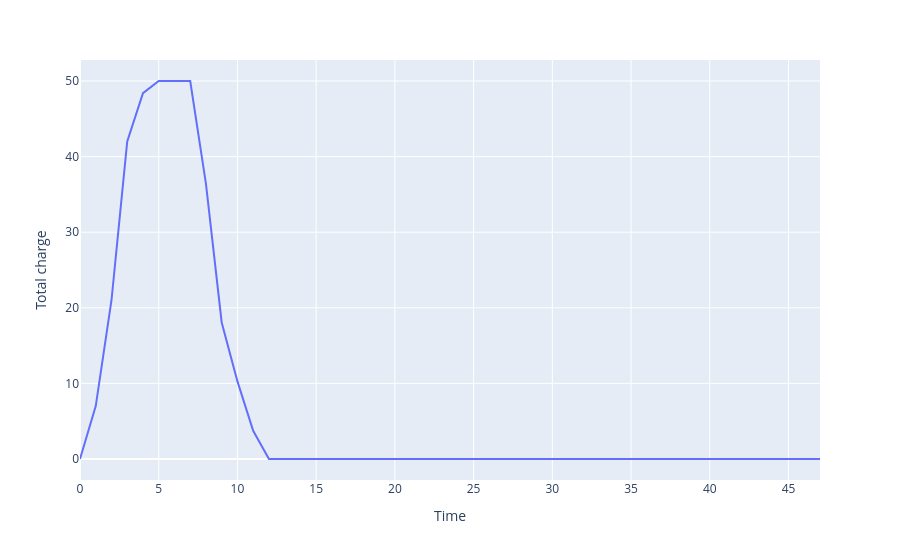
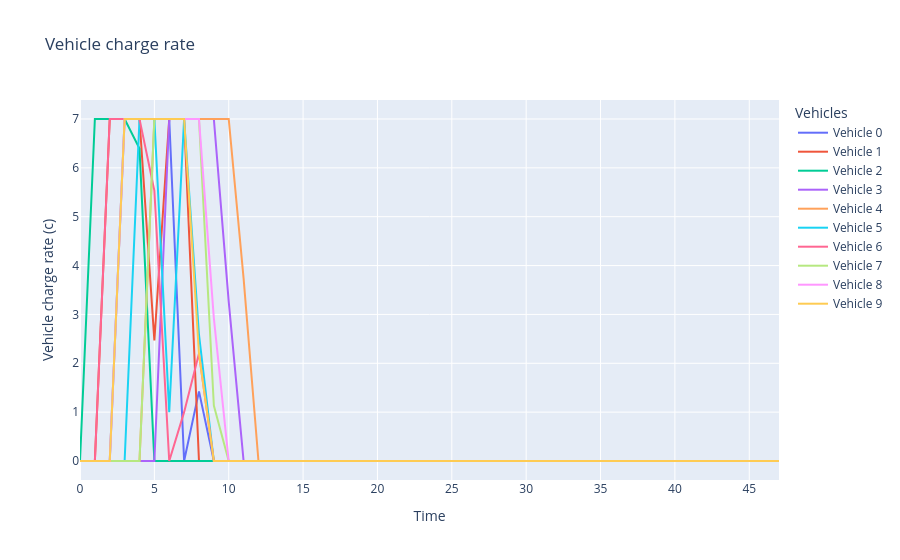

Here is the notebook cell these charts were saved with, in order:
### Code cell
print(vehicle_output[11,:])

charge_output = c.value
total_charge_output = np.sum(charge_output,axis=1)

# Convert the matrix into a Pandas DataFrame
# Each column represents a vehicle, each row is a time step
df2 = pd.DataFrame(
    charge_output, 
    columns=[f"Vehicle {i}" for i in range(I)]
)

df2["Time"] = np.arange(T)
df2["Total charge"] = total_charge_output

fig_totc = px.line(df2, x="Time", y="Total charge")
fig_totc.show()

fig_c = px.line(
    df2, 
    x="Time", 
    y=[f"Vehicle {i}" for i in range(I)], # Selects all vehicle columns to plot
    labels={"value": "Vehicle charge rate (c)", "variable": "Vehicles"},
    title="Vehicle charge rate"
)

# Display the interactive chart
fig_c.show()
print("T arrive:", t_arrive)

### Figure 1 — Plotly figure (JSON) as saved in the notebook; plotly's stock layout.template omitted (floating-point values rounded to 4 significant figures)
{"data": [{"hovertemplate": "Time=%{x}<br>Total charge=%{y}<extra></extra>", "legendgroup": "", "line": {"color": "#636efa", "dash": "solid"}, "marker": {"symbol": "circle"}, "mode": "lines", "name": "", "orientation": "v", "showlegend": false, "type": "scatter", "x": [0, 1, 2, 3, 4, 5, 6, 7, 8, 9, 10, 11, 12, 13, 14, 15, 16, 17, 18, 19, 20, 21, 22, 23, 24, 25, 26, 27, 28, 29, 30, 31, 32, 33, 34, 35, 36, 37, 38, 39, 40, 41, 42, 43, 44, 45, 46, 47], "xaxis": "x", "y": [0.0, 7.0, 21.0, 42.0, 48.39, 50.0, 50.0, 50.0, 36.4, 18.06, 10.26, 3.74, 0.0, 0.0, 0.0, 0.0, 0.0, 0.0, 0.0, 0.0, 0.0, 0.0, 0.0, 0.0, 0.0, 0.0, 0.0, 0.0, 0.0, 0.0, 0.0, 0.0, 0.0, 0.0, 0.0, 0.0, 0.0, 0.0, 0.0, 0.0, 0.0, 0.0, 0.0, 0.0, 0.0, 0.0, 0.0, 0.0], "yaxis": "y"}], "layout": {"legend": {"tracegroupgap": 0}, "margin": {"t": 60}, "xaxis": {"anchor": "y", "domain": [0, 1], "title": {"text": "Time"}}, "yaxis": {"anchor": "x", "domain": [0, 1], "title": {"text": "Total charge"}}}}

### Figure 2 — Plotly figure (JSON) as saved in the notebook; plotly's stock layout.template omitted (floating-point values rounded to 4 significant figures)
{"data": [{"hovertemplate": "Vehicles=Vehicle 0<br>Time=%{x}<br>Vehicle charge rate (c)=%{y}<extra></extra>", "legendgroup": "Vehicle 0", "line": {"color": "#636efa", "dash": "solid"}, "marker": {"symbol": "circle"}, "mode": "lines", "name": "Vehicle 0", "orientation": "v", "showlegend": true, "type": "scatter", "x": [0, 1, 2, 3, 4, 5, 6, 7, 8, 9, 10, 11, 12, 13, 14, 15, 16, 17, 18, 19, 20, 21, 22, 23, 24, 25, 26, 27, 28, 29, 30, 31, 32, 33, 34, 35, 36, 37, 38, 39, 40, 41, 42, 43, 44, 45, 46, 47], "xaxis": "x", "y": [-0.0, -0.0, -0.0, 7.0, 7.0, 7.0, 7.0, -0.0, 1.425, -0.0, -0.0, -0.0, -0.0, -0.0, -0.0, -0.0, -0.0, -0.0, -0.0, -0.0, -0.0, -0.0, -0.0, -0.0, -0.0, -0.0, -0.0, -0.0, -0.0, -0.0, -0.0, -0.0, -0.0, -0.0, -0.0, -0.0, -0.0, -0.0, -0.0, -0.0, -0.0, -0.0, -0.0, -0.0, -0.0, -0.0, -0.0, -0.0], "yaxis": "y"}, {"hovertemplate": "Vehicles=Vehicle 1<br>Time=%{x}<br>Vehicle charge rate (c)=%{y}<extra></extra>", "legendgroup": "Vehicle 1", "line": {"color": "#EF553B", "dash": "solid"}, "marker": {"symbol": "circle"}, "mode": "lines", "name": "Vehicle 1", "orientation": "v", "showlegend": true, "type": "scatter", "x": [0, 1, 2, 3, 4, 5, 6, 7, 8, 9, 10, 11, 12, 13, 14, 15, 16, 17, 18, 19, 20, 21, 22, 23, 24, 25, 26, 27, 28, 29, 30, 31, 32, 33, 34, 35, 36, 37, 38, 39, 40, 41, 42, 43, 44, 45, 46, 47], "xaxis": "x", "y": [-0.0, -0.0, 7.0, 7.0, 7.0, 2.467, 7.0, 7.0, -0.0, -0.0, -0.0, -0.0, -0.0, -0.0, -0.0, -0.0, -0.0, -0.0, -0.0, -0.0, -0.0, -0.0, -0.0, -0.0, -0.0, -0.0, -0.0, -0.0, -0.0, -0.0, -0.0, -0.0, -0.0, -0.0, -0.0, -0.0, -0.0, -0.0, -0.0, -0.0, -0.0, -0.0, -0.0, -0.0, -0.0, -0.0, -0.0, -0.0], "yaxis": "y"}, {"hovertemplate": "Vehicles=Vehicle 2<br>Time=%{x}<br>Vehicle charge rate (c)=%{y}<extra></extra>", "legendgroup": "Vehicle 2", "line": {"color": "#00cc96", "dash": "solid"}, "marker": {"symbol": "circle"}, "mode": "lines", "name": "Vehicle 2", "orientation": "v", "showlegend": true, "type": "scatter", "x": [0, 1, 2, 3, 4, 5, 6, 7, 8, 9, 10, 11, 12, 13, 14, 15, 16, 17, 18, 19, 20, 21, 22, 23, 24, 25, 26, 27, 28, 29, 30, 31, 32, 33, 34, 35, 36, 37, 38, 39, 40, 41, 42, 43, 44, 45, 46, 47], "xaxis": "x", "y": [-0.0, 7.0, 7.0, 7.0, 6.394, -0.0, -0.0, -0.0, -0.0, -0.0, -0.0, -0.0, -0.0, -0.0, -0.0, -0.0, -0.0, -0.0, -0.0, -0.0, -0.0, -0.0, -0.0, -0.0, -0.0, -0.0, -0.0, -0.0, -0.0, -0.0, -0.0, -0.0, -0.0, -0.0, -0.0, -0.0, -0.0, -0.0, -0.0, -0.0, -0.0, -0.0, -0.0, -0.0, -0.0, -0.0, -0.0, -0.0], "yaxis": "y"}, {"hovertemplate": "Vehicles=Vehicle 3<br>Time=%{x}<br>Vehicle charge rate (c)=%{y}<extra></extra>", "legendgroup": "Vehicle 3", "line": {"color": "#ab63fa", "dash": "solid"}, "marker": {"symbol": "circle"}, "mode": "lines", "name": "Vehicle 3", "orientation": "v", "showlegend": true, "type": "scatter", "x": [0, 1, 2, 3, 4, 5, 6, 7, 8, 9, 10, 11, 12, 13, 14, 15, 16, 17, 18, 19, 20, 21, 22, 23, 24, 25, 26, 27, 28, 29, 30, 31, 32, 33, 34, 35, 36, 37, 38, 39, 40, 41, 42, 43, 44, 45, 46, 47], "xaxis": "x", "y": [-0.0, -0.0, -0.0, -0.0, -0.0, -0.0, 7.0, 7.0, 7.0, 7.0, 3.263, -0.0, -0.0, -0.0, -0.0, -0.0, -0.0, -0.0, -0.0, -0.0, -0.0, -0.0, -0.0, -0.0, -0.0, -0.0, -0.0, -0.0, -0.0, -0.0, -0.0, -0.0, -0.0, -0.0, -0.0, -0.0, -0.0, -0.0, -0.0, -0.0, -0.0, -0.0, -0.0, -0.0, -0.0, -0.0, -0.0, -0.0], "yaxis": "y"}, {"hovertemplate": "Vehicles=Vehicle 4<br>Time=%{x}<br>Vehicle charge rate (c)=%{y}<extra></extra>", "legendgroup": "Vehicle 4", "line": {"color": "#FFA15A", "dash": "solid"}, "marker": {"symbol": "circle"}, "mode": "lines", "name": "Vehicle 4", "orientation": "v", "showlegend": true, "type": "scatter", "x": [0, 1, 2, 3, 4, 5, 6, 7, 8, 9, 10, 11, 12, 13, 14, 15, 16, 17, 18, 19, 20, 21, 22, 23, 24, 25, 26, 27, 28, 29, 30, 31, 32, 33, 34, 35, 36, 37, 38, 39, 40, 41, 42, 43, 44, 45, 46, 47], "xaxis": "x", "y": [-0.0, -0.0, -0.0, -0.0, -0.0, 7.0, 7.0, 7.0, 7.0, 7.0, 7.0, 3.74, -0.0, -0.0, -0.0, -0.0, -0.0, -0.0, -0.0, -0.0, -0.0, -0.0, -0.0, -0.0, -0.0, -0.0, -0.0, -0.0, -0.0, -0.0, -0.0, -0.0, -0.0, -0.0, -0.0, -0.0, -0.0, -0.0, -0.0, -0.0, -0.0, -0.0, -0.0, -0.0, -0.0, -0.0, -0.0, -0.0], "yaxis": "y"}, {"hovertemplate": "Vehicles=Vehicle 5<br>Time=%{x}<br>Vehicle charge rate (c)=%{y}<extra></extra>", "legendgroup": "Vehicle 5", "line": {"color": "#19d3f3", "dash": "solid"}, "marker": {"symbol": "circle"}, "mode": "lines", "name": "Vehicle 5", "orientation": "v", "showlegend": true, "type": "scatter", "x": [0, 1, 2, 3, 4, 5, 6, 7, 8, 9, 10, 11, 12, 13, 14, 15, 16, 17, 18, 19, 20, 21, 22, 23, 24, 25, 26, 27, 28, 29, 30, 31, 32, 33, 34, 35, 36, 37, 38, 39, 40, 41, 42, 43, 44, 45, 46, 47], "xaxis": "x", "y": [-0.0, -0.0, -0.0, -0.0, 7.0, 7.0, 1.0, 7.0, 2.585, -0.0, -0.0, -0.0, -0.0, -0.0, -0.0, -0.0, -0.0, -0.0, -0.0, -0.0, -0.0, -0.0, -0.0, -0.0, -0.0, -0.0, -0.0, -0.0, -0.0, -0.0, -0.0, -0.0, -0.0, -0.0, -0.0, -0.0, -0.0, -0.0, -0.0, -0.0, -0.0, -0.0, -0.0, -0.0, -0.0, -0.0, -0.0, -0.0], "yaxis": "y"}, {"hovertemplate": "Vehicles=Vehicle 6<br>Time=%{x}<br>Vehicle charge rate (c)=%{y}<extra></extra>", "legendgroup": "Vehicle 6", "line": {"color": "#FF6692", "dash": "solid"}, "marker": {"symbol": "circle"}, "mode": "lines", "name": "Vehicle 6", "orientation": "v", "showlegend": true, "type": "scatter", "x": [0, 1, 2, 3, 4, 5, 6, 7, 8, 9, 10, 11, 12, 13, 14, 15, 16, 17, 18, 19, 20, 21, 22, 23, 24, 25, 26, 27, 28, 29, 30, 31, 32, 33, 34, 35, 36, 37, 38, 39, 40, 41, 42, 43, 44, 45, 46, 47], "xaxis": "x", "y": [-0.0, -0.0, 7.0, 7.0, 7.0, 5.533, -0.0, 1.0, 2.2, -0.0, -0.0, -0.0, -0.0, -0.0, -0.0, -0.0, -0.0, -0.0, -0.0, -0.0, -0.0, -0.0, -0.0, -0.0, -0.0, -0.0, -0.0, -0.0, -0.0, -0.0, -0.0, -0.0, -0.0, -0.0, -0.0, -0.0, -0.0, -0.0, -0.0, -0.0, -0.0, -0.0, -0.0, -0.0, -0.0, -0.0, -0.0, -0.0], "yaxis": "y"}, {"hovertemplate": "Vehicles=Vehicle 7<br>Time=%{x}<br>Vehicle charge rate (c)=%{y}<extra></extra>", "legendgroup": "Vehicle 7", "line": {"color": "#B6E880", "dash": "solid"}, "marker": {"symbol": "circle"}, "mode": "lines", "name": "Vehicle 7", "orientation": "v", "showlegend": true, "type": "scatter", "x": [0, 1, 2, 3, 4, 5, 6, 7, 8, 9, 10, 11, 12, 13, 14, 15, 16, 17, 18, 19, 20, 21, 22, 23, 24, 25, 26, 27, 28, 29, 30, 31, 32, 33, 34, 35, 36, 37, 38, 39, 40, 41, 42, 43, 44, 45, 46, 47], "xaxis": "x", "y": [-0.0, -0.0, -0.0, -0.0, -0.0, 7.0, 7.0, 7.0, 7.0, 1.134, -0.0, -0.0, -0.0, -0.0, -0.0, -0.0, -0.0, -0.0, -0.0, -0.0, -0.0, -0.0, -0.0, -0.0, -0.0, -0.0, -0.0, -0.0, -0.0, -0.0, -0.0, -0.0, -0.0, -0.0, -0.0, -0.0, -0.0, -0.0, -0.0, -0.0, -0.0, -0.0, -0.0, -0.0, -0.0, -0.0, -0.0, -0.0], "yaxis": "y"}, {"hovertemplate": "Vehicles=Vehicle 8<br>Time=%{x}<br>Vehicle charge rate (c)=%{y}<extra></extra>", "legendgroup": "Vehicle 8", "line": {"color": "#FF97FF", "dash": "solid"}, "marker": {"symbol": "circle"}, "mode": "lines", "name": "Vehicle 8", "orientation": "v", "showlegend": true, "type": "scatter", "x": [0, 1, 2, 3, 4, 5, 6, 7, 8, 9, 10, 11, 12, 13, 14, 15, 16, 17, 18, 19, 20, 21, 22, 23, 24, 25, 26, 27, 28, 29, 30, 31, 32, 33, 34, 35, 36, 37, 38, 39, 40, 41, 42, 43, 44, 45, 46, 47], "xaxis": "x", "y": [-0.0, -0.0, -0.0, 7.0, 7.0, 7.0, 7.0, 7.0, 7.0, 2.925, -0.0, -0.0, -0.0, -0.0, -0.0, -0.0, -0.0, -0.0, -0.0, -0.0, -0.0, -0.0, -0.0, -0.0, -0.0, -0.0, -0.0, -0.0, -0.0, -0.0, -0.0, -0.0, -0.0, -0.0, -0.0, -0.0, -0.0, -0.0, -0.0, -0.0, -0.0, -0.0, -0.0, -0.0, -0.0, -0.0, -0.0, -0.0], "yaxis": "y"}, {"hovertemplate": "Vehicles=Vehicle 9<br>Time=%{x}<br>Vehicle charge rate (c)=%{y}<extra></extra>", "legendgroup": "Vehicle 9", "line": {"color": "#FECB52", "dash": "solid"}, "marker": {"symbol": "circle"}, "mode": "lines", "name": "Vehicle 9", "orientation": "v", "showlegend": true, "type": "scatter", "x": [0, 1, 2, 3, 4, 5, 6, 7, 8, 9, 10, 11, 12, 13, 14, 15, 16, 17, 18, 19, 20, 21, 22, 23, 24, 25, 26, 27, 28, 29, 30, 31, 32, 33, 34, 35, 36, 37, 38, 39, 40, 41, 42, 43, 44, 45, 46, 47], "xaxis": "x", "y": [-0.0, -0.0, -0.0, 7.0, 7.0, 7.0, 7.0, 7.0, 2.191, -0.0, -0.0, -0.0, -0.0, -0.0, -0.0, -0.0, -0.0, -0.0, -0.0, -0.0, -0.0, -0.0, -0.0, -0.0, -0.0, -0.0, -0.0, -0.0, -0.0, -0.0, -0.0, -0.0, -0.0, -0.0, -0.0, -0.0, -0.0, -0.0, -0.0, -0.0, -0.0, -0.0, -0.0, -0.0, -0.0, -0.0, -0.0, -0.0], "yaxis": "y"}], "layout": {"legend": {"title": {"text": "Vehicles"}, "tracegroupgap": 0}, "title": {"text": "Vehicle charge rate"}, "xaxis": {"anchor": "y", "domain": [0, 1], "title": {"text": "Time"}}, "yaxis": {"anchor": "x", "domain": [0, 1], "title": {"text": "Vehicle charge rate (c)"}}}}
